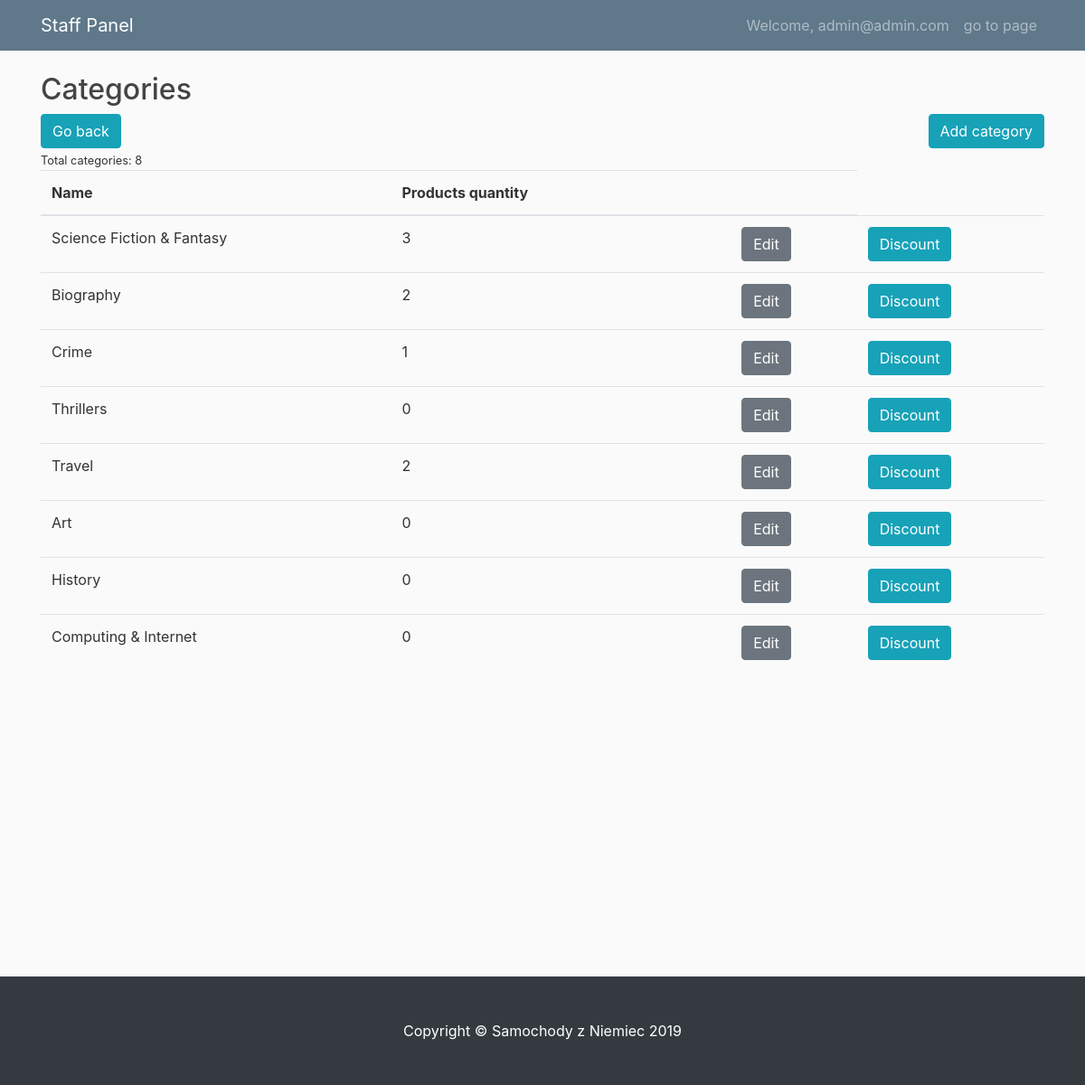
The app's page /staff/categories_list (signed in) with its own data.
### account/models.py (models this page shows, shortened)
class User(AbstractBaseUser):
    email = models.EmailField(max_length=255, unique=True)
    is_active = models.BooleanField(default=True)  # can login
    is_staff = models.BooleanField(default=False)  # staff user non superuser
    is_admin = models.BooleanField(default=False)  # superuser
    created = models.DateTimeField(auto_now_add=True)
    updated = models.DateTimeField(auto_now=True)
    USERNAME_FIELD = "email"  # username
    REQUIRED_FIELDS = []
    objects = UserManager()

### shop/models.py (models this page shows, shortened)
class Category(models.Model):
    name = models.CharField(max_length=30, unique=True)

### staff/decorators.py (the view)
    def wrap(request, *args, **kwargs):
        if request.user.is_authenticated and request.user.is_staff:
            return func(request, *args, **kwargs)
        elif request.user.is_authenticated:
            return redirect("shop:index")
        else:
            return redirect("account:login")

### cart/context_processors.py (called while the page is built)
def cart(request):
    return {'cart': Cart(request)}

### staff/templates/staff/category_list.html
{% extends 'staff/base.html' %}
{% load crispy_forms_tags %}
{% block content %}
<div class="row">
    <div class="col">
        <div>
            <h2>Categories</h2>
            <div class="row">
                <div class="col">
                    <a href="{%url 'staff:panel'%}" class="btn btn-info"">Go back</a>
                </div>
                <div class=" col text-right">
                        <a href="{%url 'staff:add_category'%}" class="btn btn-info">Add category</a>
                </div>
            </div>
        </div>
        {% with categories.count as total_categories %}
        <small>Total categories: {{total_categories}} </small>
        {% endwith%}
        <table class="table table-hover">
            <thead>
                <tr>
                    <th scope="col">Name</th>
                    <th scope="col">Products quantity</th>
                    <th scope="col"></th>
                    <th scope="col"></th>
                    <th scope="col"></th>
                </tr>
            </thead>
            <tbody>
                {% for category in categories %}
                <tr>
                    <td>{{category.name}}</td>
                    <td>{{category.prod_count}}</td>
                    <td></td>
                    <td></td>
                    <td><a href="{% url 'staff:update_category' pk=category.pk %}" class="btn btn-secondary">Edit</a>
                    </td>
                    <td><a href="{%url 'staff:discount_category' pk=category.pk%}" class="btn btn-info">Discount</a>
                    </td>
                </tr>
                {% endfor %}
            </tbody>
        </table>
    </div>
</div>
{% endblock %}

### staff/templates/staff/base.html (shortened to what this page needs)
{% load static %}
<!DOCTYPE html>
<html lang="en">
<head>
    <link rel="stylesheet" href="https://maxcdn.bootstrapcdn.com/bootstrap/4.0.0/css/bootstrap.min.css"
>
    <link href="{% static 'css/staff.css' %}" rel="stylesheet">
</head>
<body>
    <nav class="navbar navbar-expand-md navbar-dark bg-steel fixed-top">
        <div class="container">
            <a class="navbar-brand mr-4" href="{% url 'staff:panel' %}">Staff Panel</a>
            <div class="collapse navbar-collapse" id="navbarToggle">
                <div class="navbar-nav">
                    <a class="nav-item nav-link" href="{% url 'account:profile'%}">
                        Welcome, {{ user.email }}
                    </a>
                    <a class="nav-item nav-link" href="{% url 'shop:index'%}"> go to page </a>
                </div>
            </div>
        </div>
    </nav>
    <div class="container" style="min-height: 1000px;">
        {% block content%}
        {% endblock%}
    </div>
    <footer class="py-5 bg-dark">
        <div class="container">
            <p class="m-0 text-center text-white">Copyright &copy; Samochody z Niemiec 2019</p>
        </div>
    </footer>
</body>
</html>

### staff/static/css/staff.css (style rules this page uses)
body { background: #fafafa; color: #333333; margin-top: 5rem; }
h1, h2, h3, h4, h5, h6 { color: #444444; }
.bg-steel { background-color: #5f788a; }

### records on screen
User: email "admin@admin.com"
Category: name "Science Fiction & Fantasy", prod_count "3"
Category: name "Biography", prod_count "2"
Category: name "Crime", prod_count "1"
Category: name "Thrillers", prod_count "0"
Category: name "Travel", prod_count "2"
Category: name "Art", prod_count "0"
Category: name "History", prod_count "0"
Category: name "Computing & Internet", prod_count "0"

### other values on screen
{{ total_categories }} "8"
